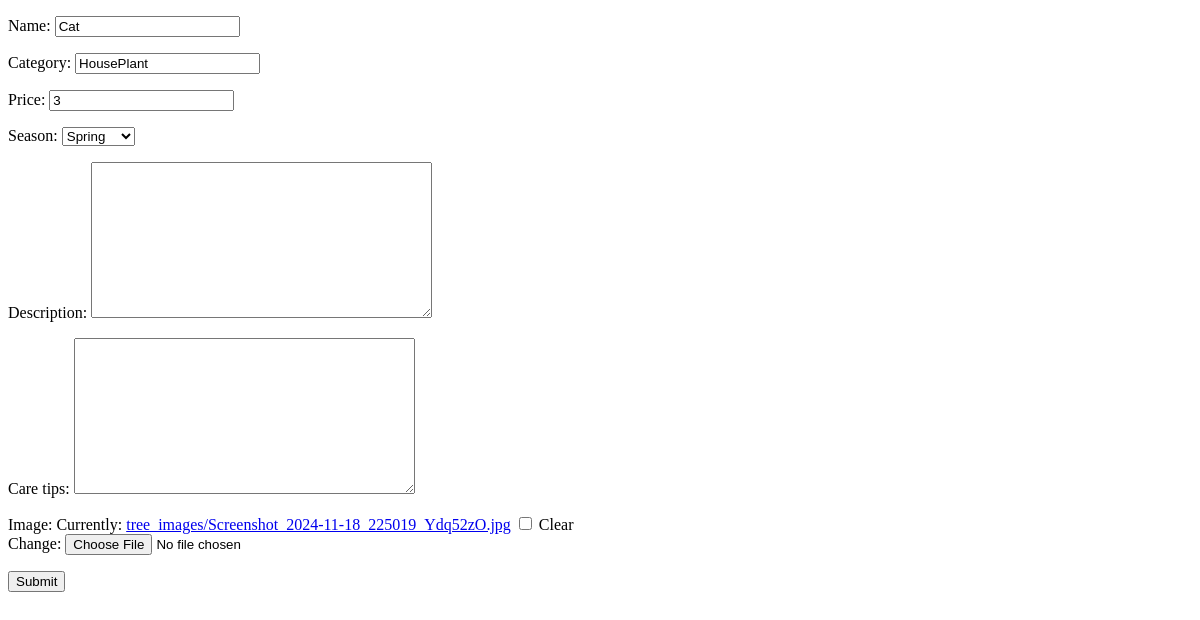
/trees/update-tree/5, run on an earlier commit of the app's database.
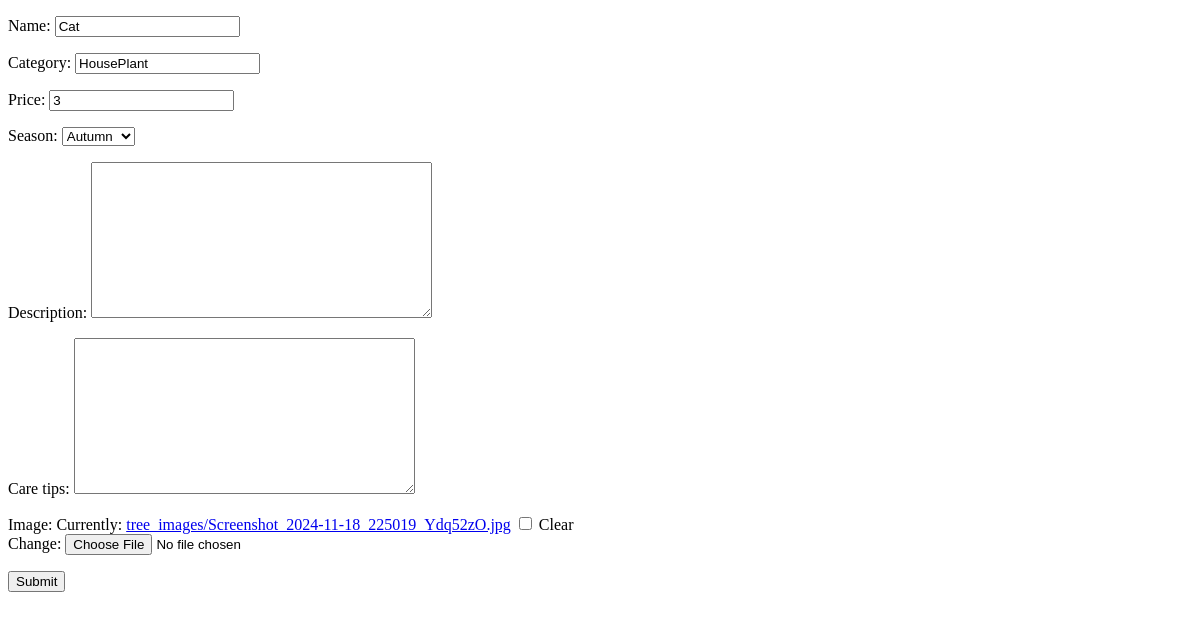
And on a later commit of the database.
### trees/models.py (models this page shows, shortened)
class Tree(models.Model):
    SEASON_CHOICES = [
        ('summer', 'Summer'),
        ('winter', 'Winter'),
        ('spring', 'Spring'),
        ('autumn', 'Autumn'),
        ('other', 'Other'),
    ]
    name = models.CharField(max_length=100)
    category = models.CharField(max_length=100)
    price = models.IntegerField(default=0)
    season = models.CharField(max_length=20, choices=SEASON_CHOICES, default='other')
    description = models.TextField(blank=True, null=True)  # Optional description field
    care_tips = models.TextField(blank=True, null=True)  # Optional care tips field
    image = models.ImageField(upload_to='tree_images/', null=True, blank=True)

### trees/views.py (the view)
# urls.py: path('update-tree/<int:t_id>', views.update_tree, name='update-tree'),
def update_tree(request, t_id):
    tree_instance = get_object_or_404(Tree, pk=t_id)  # Handle 404 if tree not found
    if request.method == "POST":
        form = TreeForm(request.POST, request.FILES, instance=tree_instance)
        if form.is_valid():
            form.save()
            return redirect('tree_list')
        else:
            print("Form Errors:", form.errors)
    else:
        form = TreeForm(instance=tree_instance)
    return render(request, 'treeform.html', {'form': form})

### trees/forms.py
class TreeForm(forms.ModelForm):
    class Meta:
        model = Tree
        fields = '__all__'

### templates/treeform.html (shortened to what this page needs)
<!DOCTYPE html>
<html lang="en">
<head>
</head>
<body>
<form method="post" enctype="multipart/form-data">
    {{ form.as_p }}
    <button type="submit">Submit</button>
</form>
</body>
</html>

What changed in the data, as far as the page shows it:
changed Tree "Cat": season "Spring" → "Autumn"
